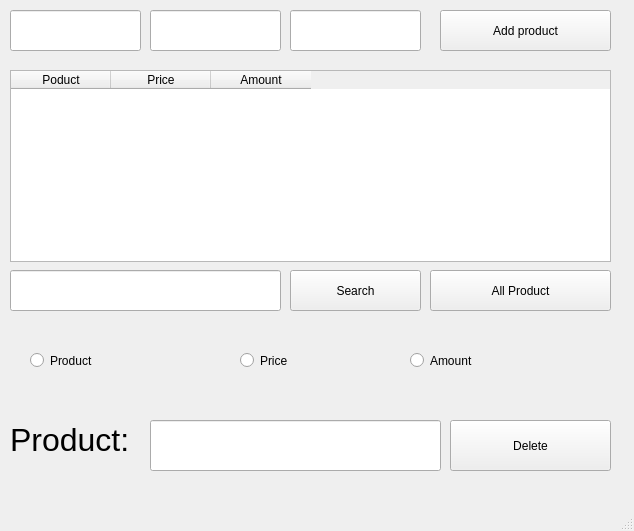
<?xml version="1.0" encoding="UTF-8"?>
<ui version="4.0">
 <class>MainWindow</class>
 <widget class="QMainWindow" name="MainWindow">
  <property name="geometry">
   <rect>
    <x>0</x>
    <y>0</y>
    <width>634</width>
    <height>531</height>
   </rect>
  </property>
  <property name="windowTitle">
   <string>MainWindow</string>
  </property>
  <widget class="QWidget" name="centralwidget">
   <widget class="QLineEdit" name="lineEdit">
    <property name="geometry">
     <rect>
      <x>10</x>
      <y>10</y>
      <width>131</width>
      <height>41</height>
     </rect>
    </property>
   </widget>
   <widget class="QLineEdit" name="lineEdit_2">
    <property name="geometry">
     <rect>
      <x>290</x>
      <y>10</y>
      <width>131</width>
      <height>41</height>
     </rect>
    </property>
   </widget>
   <widget class="QLineEdit" name="lineEdit_3">
    <property name="geometry">
     <rect>
      <x>150</x>
      <y>10</y>
      <width>131</width>
      <height>41</height>
     </rect>
    </property>
   </widget>
   <widget class="QPushButton" name="pushButton">
    <property name="geometry">
     <rect>
      <x>440</x>
      <y>10</y>
      <width>171</width>
      <height>41</height>
     </rect>
    </property>
    <property name="styleSheet">
     <string notr="true">font: 20pt &quot;Ubuntu&quot;;</string>
    </property>
    <property name="text">
     <string>Add product</string>
    </property>
   </widget>
   <widget class="QTableWidget" name="tableWidget">
    <property name="geometry">
     <rect>
      <x>10</x>
      <y>70</y>
      <width>601</width>
      <height>192</height>
     </rect>
    </property>
    <property name="styleSheet">
     <string notr="true">font: 20pt &quot;Ubuntu&quot;;</string>
    </property>
    <column>
     <property name="text">
      <string>Poduct</string>
     </property>
    </column>
    <column>
     <property name="text">
      <string>Price</string>
     </property>
    </column>
    <column>
     <property name="text">
      <string>Amount</string>
     </property>
    </column>
   </widget>
   <widget class="QLineEdit" name="lineEdit_4">
    <property name="geometry">
     <rect>
      <x>10</x>
      <y>270</y>
      <width>271</width>
      <height>41</height>
     </rect>
    </property>
   </widget>
   <widget class="QPushButton" name="pushButton_2">
    <property name="geometry">
     <rect>
      <x>290</x>
      <y>270</y>
      <width>131</width>
      <height>41</height>
     </rect>
    </property>
    <property name="styleSheet">
     <string notr="true">font: 20pt &quot;Ubuntu&quot;;</string>
    </property>
    <property name="text">
     <string>Search</string>
    </property>
   </widget>
   <widget class="QPushButton" name="pushButton_3">
    <property name="geometry">
     <rect>
      <x>430</x>
      <y>270</y>
      <width>181</width>
      <height>41</height>
     </rect>
    </property>
    <property name="styleSheet">
     <string notr="true">font: 20pt &quot;Ubuntu&quot;;</string>
    </property>
    <property name="text">
     <string>All Product</string>
    </property>
   </widget>
   <widget class="QRadioButton" name="radioButton">
    <property name="geometry">
     <rect>
      <x>30</x>
      <y>340</y>
      <width>151</width>
      <height>41</height>
     </rect>
    </property>
    <property name="styleSheet">
     <string notr="true">font: 24pt &quot;Ubuntu&quot;;</string>
    </property>
    <property name="text">
     <string>Product</string>
    </property>
   </widget>
   <widget class="QRadioButton" name="radioButton_2">
    <property name="geometry">
     <rect>
      <x>240</x>
      <y>340</y>
      <width>131</width>
      <height>41</height>
     </rect>
    </property>
    <property name="styleSheet">
     <string notr="true">font: 24pt &quot;Ubuntu&quot;;</string>
    </property>
    <property name="text">
     <string>Price</string>
    </property>
   </widget>
   <widget class="QRadioButton" name="radioButton_3">
    <property name="geometry">
     <rect>
      <x>410</x>
      <y>340</y>
      <width>151</width>
      <height>41</height>
     </rect>
    </property>
    <property name="styleSheet">
     <string notr="true">font: 20pt &quot;Ubuntu&quot;;
font: 24pt &quot;Ubuntu&quot;;</string>
    </property>
    <property name="text">
     <string>Amount</string>
    </property>
   </widget>
   <widget class="QLabel" name="label">
    <property name="geometry">
     <rect>
      <x>10</x>
      <y>410</y>
      <width>131</width>
      <height>61</height>
     </rect>
    </property>
    <property name="text">
     <string>&lt;html&gt;&lt;head/&gt;&lt;body&gt;&lt;p&gt;&lt;span style=&quot; font-size:24pt;&quot;&gt;Product:&lt;/span&gt;&lt;/p&gt;&lt;/body&gt;&lt;/html&gt;</string>
    </property>
   </widget>
   <widget class="QLineEdit" name="lineEdit_5">
    <property name="geometry">
     <rect>
      <x>150</x>
      <y>420</y>
      <width>291</width>
      <height>51</height>
     </rect>
    </property>
   </widget>
   <widget class="QPushButton" name="pushButton_4">
    <property name="geometry">
     <rect>
      <x>450</x>
      <y>420</y>
      <width>161</width>
      <height>51</height>
     </rect>
    </property>
    <property name="styleSheet">
     <string notr="true">font: 20pt &quot;Ubuntu&quot;;</string>
    </property>
    <property name="text">
     <string>Delete</string>
    </property>
   </widget>
  </widget>
  <widget class="QMenuBar" name="menubar">
   <property name="geometry">
    <rect>
     <x>0</x>
     <y>0</y>
     <width>634</width>
     <height>22</height>
    </rect>
   </property>
  </widget>
  <widget class="QStatusBar" name="statusbar"/>
 </widget>
 <resources/>
 <connections/>
</ui>
